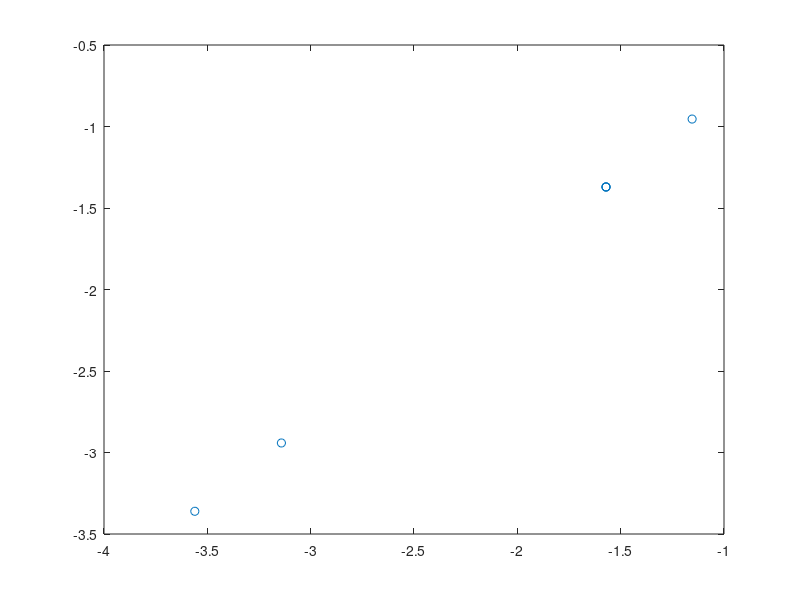

Reproduce this figure in MATLAB. (Note: this script raises an error after producing the figure.)
clear all, close all, clc

%% Load and tweak data
xdata = load('xdata.txt'); % Load the data, we can either store the joint 
                           % angles in a file or pass it directly
col = 1; % So we know which "joint" we are working on
x = xdata(:, col); % xdata contains all the tests results, thus why we only 
                 % use one column at a time
y = x; % Ideally y is the same as x (later we add Gaussian noise)

% Gaussian noise (this needs some tweaking, every time it runs, it gives a 
% different number)
gnoise = y.*randn(size(y));
y = y + 0.2;

plot(x, y, 'o')

n = numel(x); % Returns the number of elements, n, in the array x
[max, min] = maxmin(xdata, col);

%% Slope and intercept  
% (we know the equation, just need to compute each individual component)

sum_x = sum(x);
sum_y = sum(y);
sum_xx = sum(x.*x);
sum_yy = sum(y.*y);
sum_xy = sum(x.*y);
sum_x2 = sum_x*sum_x;
sum_y2 = sum_y*sum_y;

m = (n*sum_xy - sum_x*sum_y)/(n*sum_xx - sum_x2); % Slope
c = (1/n)*(sum_y - m*sum_x); % Intercept

%% Compute the errors in fitting
s = sqrt((sum_yy - sum_y2/n-m*(sum_xy-sum_x*sum_y/n))/(n-2));
e_m = s*sqrt(n*sum_xx - sum_x2); % Error in slope
e_c = s*sqrt(sum_xx/(n*sum_xx - sum_x2)); %Error in intercept

% Correlation Coefficient, tells us how "good" is the fit
R = (sum_xy - sum_x*sum_y/n)/sqrt((sum_xx - sum_x2/n)*(sum_yy - sum_y2/n));

%% Coefficients
xn = linspace(min, max); % Generate linearly spaced vector

yn = m.*xn + c; % Best fit line

e_m
e_c
R

plot(xn, yn, 'LineWidth', 1, 'Color', 'k');
hold on
plot(x, x, 'LineWidth', 5, 'Color', 'r'); % No errors
hold on
plot(x, y, 'o');